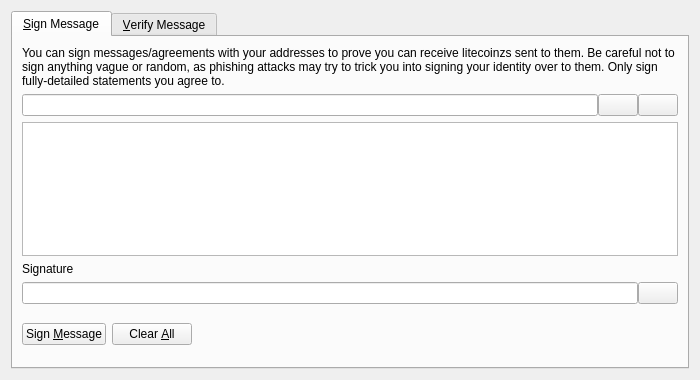
<?xml version="1.0" encoding="UTF-8"?>
<ui version="4.0">
 <class>SignVerifyMessageDialog</class>
 <widget class="QDialog" name="SignVerifyMessageDialog">
  <property name="geometry">
   <rect>
    <x>0</x>
    <y>0</y>
    <width>700</width>
    <height>380</height>
   </rect>
  </property>
  <property name="windowTitle">
   <string>Signatures - Sign / Verify a Message</string>
  </property>
  <property name="modal">
   <bool>true</bool>
  </property>
  <layout class="QVBoxLayout" name="verticalLayout">
   <item>
    <widget class="QTabWidget" name="tabWidget">
     <property name="currentIndex">
      <number>0</number>
     </property>
     <widget class="QWidget" name="tabSignMessage">
      <attribute name="title">
       <string>&amp;Sign Message</string>
      </attribute>
      <layout class="QVBoxLayout" name="verticalLayout_SM">
       <item>
        <widget class="QLabel" name="infoLabel_SM">
         <property name="text">
          <string>You can sign messages/agreements with your addresses to prove you can receive litecoinzs sent to them. Be careful not to sign anything vague or random, as phishing attacks may try to trick you into signing your identity over to them. Only sign fully-detailed statements you agree to.</string>
         </property>
         <property name="textFormat">
          <enum>Qt::PlainText</enum>
         </property>
         <property name="wordWrap">
          <bool>true</bool>
         </property>
        </widget>
       </item>
       <item>
        <layout class="QHBoxLayout" name="horizontalLayout_1_SM">
         <property name="spacing">
          <number>0</number>
         </property>
         <item>
          <widget class="QValidatedLineEdit" name="addressIn_SM">
           <property name="toolTip">
            <string>The LitecoinZ address to sign the message with</string>
           </property>
          </widget>
         </item>
         <item>
          <widget class="QPushButton" name="addressBookButton_SM">
           <property name="toolTip">
            <string>Choose previously used address</string>
           </property>
           <property name="text">
            <string/>
           </property>
           <property name="icon">
            <iconset resource="../bitcoin.qrc">
             <normaloff>:/icons/address-book</normaloff>:/icons/address-book</iconset>
           </property>
           <property name="shortcut">
            <string>Alt+A</string>
           </property>
           <property name="autoDefault">
            <bool>false</bool>
           </property>
          </widget>
         </item>
         <item>
          <widget class="QPushButton" name="pasteButton_SM">
           <property name="toolTip">
            <string>Paste address from clipboard</string>
           </property>
           <property name="text">
            <string/>
           </property>
           <property name="icon">
            <iconset resource="../bitcoin.qrc">
             <normaloff>:/icons/editpaste</normaloff>:/icons/editpaste</iconset>
           </property>
           <property name="shortcut">
            <string>Alt+P</string>
           </property>
           <property name="autoDefault">
            <bool>false</bool>
           </property>
          </widget>
         </item>
        </layout>
       </item>
       <item>
        <widget class="QPlainTextEdit" name="messageIn_SM">
         <property name="toolTip">
          <string>Enter the message you want to sign here</string>
         </property>
        </widget>
       </item>
       <item>
        <widget class="QLabel" name="signatureLabel_SM">
         <property name="text">
          <string>Signature</string>
         </property>
         <property name="textFormat">
          <enum>Qt::PlainText</enum>
         </property>
        </widget>
       </item>
       <item>
        <layout class="QHBoxLayout" name="horizontalLayout_2_SM">
         <property name="spacing">
          <number>0</number>
         </property>
         <item>
          <widget class="QLineEdit" name="signatureOut_SM">
           <property name="font">
            <font>
             <italic>true</italic>
            </font>
           </property>
           <property name="readOnly">
            <bool>true</bool>
           </property>
          </widget>
         </item>
         <item>
          <widget class="QPushButton" name="copySignatureButton_SM">
           <property name="toolTip">
            <string>Copy the current signature to the system clipboard</string>
           </property>
           <property name="text">
            <string/>
           </property>
           <property name="icon">
            <iconset resource="../bitcoin.qrc">
             <normaloff>:/icons/editcopy</normaloff>:/icons/editcopy</iconset>
           </property>
           <property name="autoDefault">
            <bool>false</bool>
           </property>
          </widget>
         </item>
        </layout>
       </item>
       <item>
        <layout class="QHBoxLayout" name="horizontalLayout_3_SM">
         <item>
          <widget class="QPushButton" name="signMessageButton_SM">
           <property name="toolTip">
            <string>Sign the message to prove you own this LitecoinZ address</string>
           </property>
           <property name="text">
            <string>Sign &amp;Message</string>
           </property>
           <property name="icon">
            <iconset resource="../bitcoin.qrc">
             <normaloff>:/icons/edit</normaloff>:/icons/edit</iconset>
           </property>
           <property name="autoDefault">
            <bool>false</bool>
           </property>
          </widget>
         </item>
         <item>
          <widget class="QPushButton" name="clearButton_SM">
           <property name="toolTip">
            <string>Reset all sign message fields</string>
           </property>
           <property name="text">
            <string>Clear &amp;All</string>
           </property>
           <property name="icon">
            <iconset resource="../bitcoin.qrc">
             <normaloff>:/icons/remove</normaloff>:/icons/remove</iconset>
           </property>
           <property name="autoDefault">
            <bool>false</bool>
           </property>
          </widget>
         </item>
         <item>
          <spacer name="horizontalSpacer_1_SM">
           <property name="orientation">
            <enum>Qt::Horizontal</enum>
           </property>
           <property name="sizeHint" stdset="0">
            <size>
             <width>40</width>
             <height>48</height>
            </size>
           </property>
          </spacer>
         </item>
         <item>
          <widget class="QLabel" name="statusLabel_SM">
           <property name="font">
            <font>
             <weight>75</weight>
             <bold>true</bold>
            </font>
           </property>
           <property name="text">
            <string/>
           </property>
           <property name="wordWrap">
            <bool>true</bool>
           </property>
          </widget>
         </item>
         <item>
          <spacer name="horizontalSpacer_2_SM">
           <property name="orientation">
            <enum>Qt::Horizontal</enum>
           </property>
           <property name="sizeHint" stdset="0">
            <size>
             <width>40</width>
             <height>48</height>
            </size>
           </property>
          </spacer>
         </item>
        </layout>
       </item>
      </layout>
     </widget>
     <widget class="QWidget" name="tabVerifyMessage">
      <attribute name="title">
       <string>&amp;Verify Message</string>
      </attribute>
      <layout class="QVBoxLayout" name="verticalLayout_VM">
       <item>
        <widget class="QLabel" name="infoLabel_VM">
         <property name="text">
          <string>Enter the receiver's address, message (ensure you copy line breaks, spaces, tabs, etc. exactly) and signature below to verify the message. Be careful not to read more into the signature than what is in the signed message itself, to avoid being tricked by a man-in-the-middle attack. Note that this only proves the signing party receives with the address, it cannot prove sendership of any transaction!</string>
         </property>
         <property name="textFormat">
          <enum>Qt::PlainText</enum>
         </property>
         <property name="alignment">
          <set>Qt::AlignLeading|Qt::AlignLeft|Qt::AlignTop</set>
         </property>
         <property name="wordWrap">
          <bool>true</bool>
         </property>
        </widget>
       </item>
       <item>
        <layout class="QHBoxLayout" name="horizontalLayout_1_VM">
         <property name="spacing">
          <number>0</number>
         </property>
         <item>
          <widget class="QValidatedLineEdit" name="addressIn_VM">
           <property name="toolTip">
            <string>The LitecoinZ address the message was signed with</string>
           </property>
          </widget>
         </item>
         <item>
          <widget class="QPushButton" name="addressBookButton_VM">
           <property name="toolTip">
            <string>Choose previously used address</string>
           </property>
           <property name="text">
            <string/>
           </property>
           <property name="icon">
            <iconset resource="../bitcoin.qrc">
             <normaloff>:/icons/address-book</normaloff>:/icons/address-book</iconset>
           </property>
           <property name="shortcut">
            <string>Alt+A</string>
           </property>
           <property name="autoDefault">
            <bool>false</bool>
           </property>
          </widget>
         </item>
        </layout>
       </item>
       <item>
        <widget class="QPlainTextEdit" name="messageIn_VM"/>
       </item>
       <item>
        <widget class="QValidatedLineEdit" name="signatureIn_VM"/>
       </item>
       <item>
        <layout class="QHBoxLayout" name="horizontalLayout_2_VM">
         <item>
          <widget class="QPushButton" name="verifyMessageButton_VM">
           <property name="toolTip">
            <string>Verify the message to ensure it was signed with the specified LitecoinZ address</string>
           </property>
           <property name="text">
            <string>Verify &amp;Message</string>
           </property>
           <property name="icon">
            <iconset resource="../bitcoin.qrc">
             <normaloff>:/icons/transaction_0</normaloff>:/icons/transaction_0</iconset>
           </property>
           <property name="autoDefault">
            <bool>false</bool>
           </property>
          </widget>
         </item>
         <item>
          <widget class="QPushButton" name="clearButton_VM">
           <property name="toolTip">
            <string>Reset all verify message fields</string>
           </property>
           <property name="text">
            <string>Clear &amp;All</string>
           </property>
           <property name="icon">
            <iconset resource="../bitcoin.qrc">
             <normaloff>:/icons/remove</normaloff>:/icons/remove</iconset>
           </property>
           <property name="autoDefault">
            <bool>false</bool>
           </property>
          </widget>
         </item>
         <item>
          <spacer name="horizontalSpacer_1_VM">
           <property name="orientation">
            <enum>Qt::Horizontal</enum>
           </property>
           <property name="sizeHint" stdset="0">
            <size>
             <width>40</width>
             <height>48</height>
            </size>
           </property>
          </spacer>
         </item>
         <item>
          <widget class="QLabel" name="statusLabel_VM">
           <property name="font">
            <font>
             <weight>75</weight>
             <bold>true</bold>
            </font>
           </property>
           <property name="text">
            <string/>
           </property>
           <property name="wordWrap">
            <bool>true</bool>
           </property>
          </widget>
         </item>
         <item>
          <spacer name="horizontalSpacer_2_VM">
           <property name="orientation">
            <enum>Qt::Horizontal</enum>
           </property>
           <property name="sizeHint" stdset="0">
            <size>
             <width>40</width>
             <height>48</height>
            </size>
           </property>
          </spacer>
         </item>
        </layout>
       </item>
      </layout>
     </widget>
    </widget>
   </item>
  </layout>
 </widget>
 <customwidgets>
  <customwidget>
   <class>QValidatedLineEdit</class>
   <extends>QLineEdit</extends>
   <header>qvalidatedlineedit.h</header>
  </customwidget>
 </customwidgets>
 <resources>
  <include location="../bitcoin.qrc"/>
 </resources>
 <connections/>
</ui>
